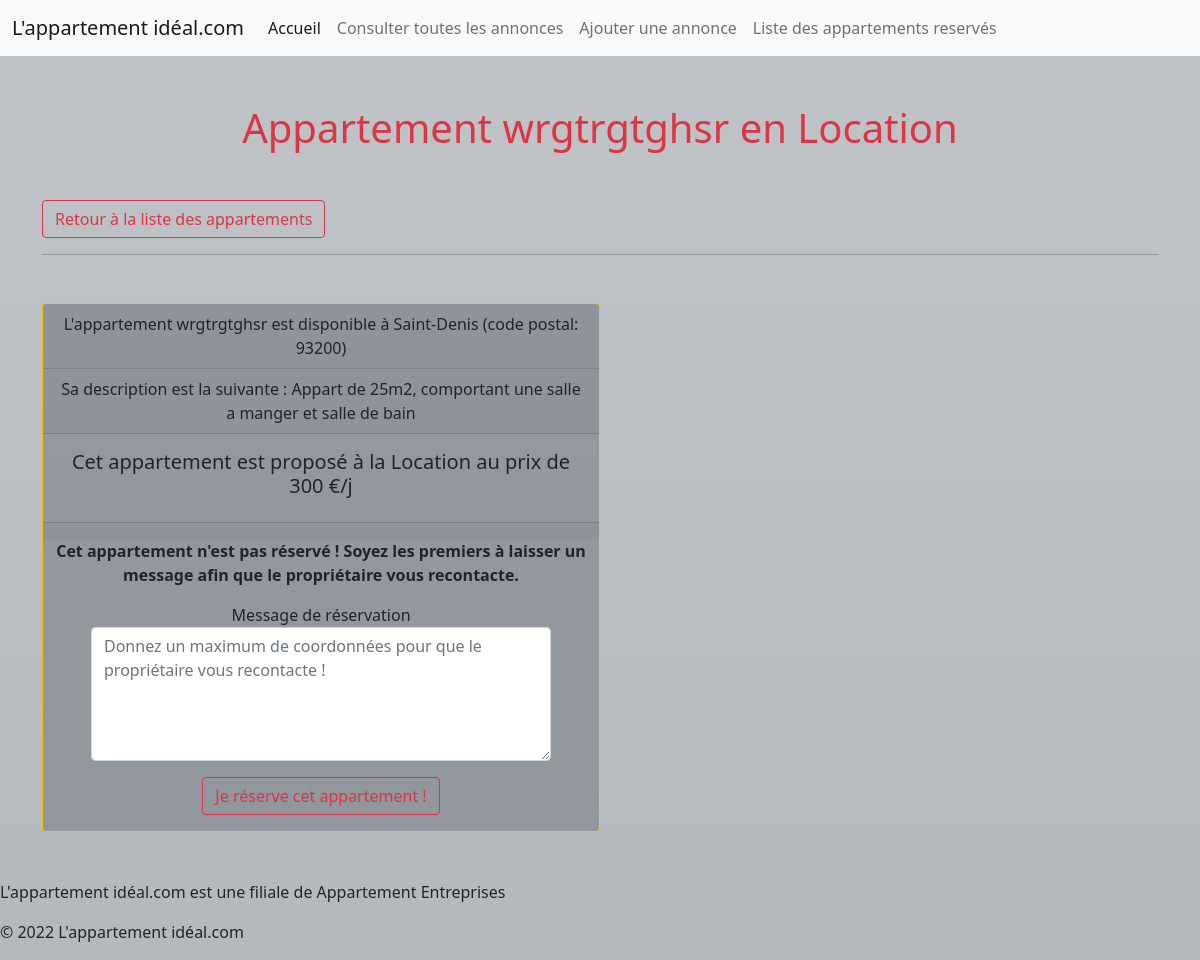
Screenshot of /annonceAppart.php?id=2 with the database file from the repository.
### tables this page shows
CREATE TABLE `advert` (
  `id` int(3) NOT NULL,
  `title` varchar(255) NOT NULL,
  `description` text NOT NULL,
  `postal_code` int(5) NOT NULL,
  `city` varchar(70) NOT NULL,
  `type` enum('Location','Achat','Vente') NOT NULL,
  `price` int(11) NOT NULL,
  `reservation_message` text NOT NULL
);

### annonceAppart.php (the view, shortened to what this page needs)
<?php require_once('inc/header.inc.php');
require_once('inc/init.php');
$afficheInfos = $pdo->query("SELECT * FROM advert WHERE id = $_GET[id] ");
$information = $afficheInfos->fetch(PDO::FETCH_ASSOC);
?>
<h1 class="text-center text-danger my-5">Appartement <?= $information['title'] ?> en <?= $information['type'] ?></h1>
<a href="listAppart.php"><button class="btn btn-outline-danger">Retour à la liste des appartements</button></a>
<hr>
<div class="card col-md-6 my-5 border border-warning text-center bg-secondary bg-opacity-50">
    <div class="card-header">
        L'appartement <?= $information['title'] ?> est disponible à <?= $information['city'] ?> (code postal: <?= $information['postal_code'] ?>)
    </div>
    <div class="card-header">
        Sa description est la suivante : <?= $information['description'] ?>
    </div>
    <div class="card-body">
        <h5 class="card-title">Cet appartement est proposé à la <?= $information['type'] ?> au prix de
            <?php if ($information['type'] == 'vente' || $information['type'] == 'achat') {
                echo $information['price'] . " €";
            } else {
                echo $information['price'] . " €/j";
            }
            ?>
        </h5>
    </div>
    <div class="card-footer text-muted">
    </div>
    <?php if (empty($information['reservation_message'])) { ?>
        <p>
            <strong>
                Cet appartement n'est pas réservé ! Soyez les premiers à laisser un message afin que le propriétaire vous recontacte.
            </strong>
        <form class="mx-5" action="" method="post">
            <div class="form-group">
                <label for="reservation_message">Message de réservation</label>
                <textarea name="reservation_message" id="reservation_message" rows="5" class="form-control" placeholder="Donnez un maximum de coordonnées pour que le propriétaire vous recontacte !"></textarea>
            </div>
            <button class="btn btn-outline-danger mt-3">Je réserve cet appartement !</button>
        </form>
        </p>
    <?php } ?>
</div>
<?php require_once('inc/footer.inc.php');

### rows the page displays
advert: title "wrgtrgtghsr", type "Location", city "Saint-Denis", postal_code "93200", description "Appart de 25m2, comportant une salle a manger et salle de bain", price "300"
